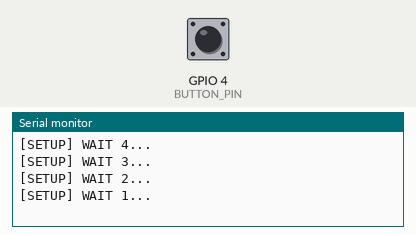
Simulated run of this sketch. Board: ESP8266 (NodeMCU). Parts: the last lines printed to the serial monitor. The test bench sets the inputs (shaded band); at power-on: GPIO 4 (BUTTON_PIN) HIGH. WiFi joins after 1.5 s; servers stay silent unless stated; uploads are accepted with an empty reply.

Above: at 5.2 s.
5.3 s: GPIO 4 (BUTTON_PIN) pulled LOW for 1 s
At 5.66 s:
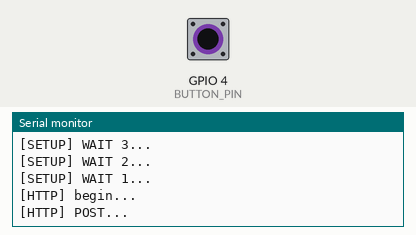
At 6.6 s:
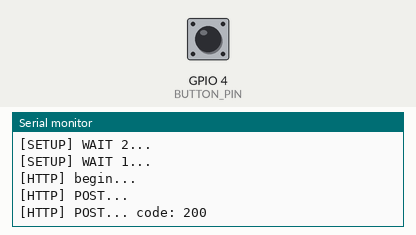
Timing chart, 0 to 8.3 s (numbered marks = the images above; inputs shaded):
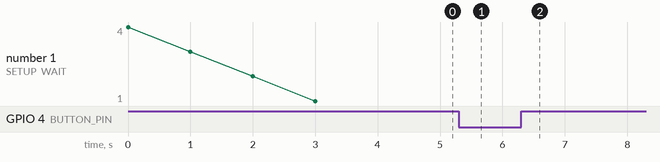

The sketch:

buttons.ino
```cpp
/**
   BasicHTTPClient.ino

    Created on: 24.05.2015

*/

#include <Arduino.h>

#include <ESP8266WiFi.h>
#include <ESP8266WiFiMulti.h>

#include <ESP8266HTTPClient.h>

#include <WiFiClient.h>

ESP8266WiFiMulti WiFiMulti;

#define BUTTON_PIN 4
#define BUTTON_NUMBER 2

void setup() {

  Serial.begin(115200);
  pinMode(BUTTON_PIN, INPUT_PULLUP);
  // Serial.setDebugOutput(true);

  Serial.println();
  Serial.println();
  Serial.println();

  for (uint8_t t = 4; t > 0; t--) {
    Serial.printf("[SETUP] WAIT %d...\n", t);
    Serial.flush();
    delay(1000);
  }

  WiFi.mode(WIFI_STA);
  WiFiMulti.addAP("TrainStuart", "WiFiPassword");
}

void loop() {
  // wait for WiFi connection
  if ((WiFiMulti.run() == WL_CONNECTED)) {

    WiFiClient client;

    HTTPClient http;

    int buttonState = digitalRead(BUTTON_PIN);
    if (buttonState == LOW) {

      Serial.print("[HTTP] begin...\n");
      if (http.begin(client, "http://192.168.137.1:8002/carriage/call/?button_id=" + String(BUTTON_NUMBER))) {  // HTTP

        http.addHeader("Content-Type", "application/json");
        Serial.print("[HTTP] POST...\n");
        // start connection and send HTTP header
        int httpCode = http.POST("");

        // httpCode will be negative on error
        if (httpCode > 0) {
          // HTTP header has been send and Server response header has been handled
          Serial.printf("[HTTP] POST... code: %d\n", httpCode);

          // file found at server
          if (httpCode == HTTP_CODE_OK || httpCode == HTTP_CODE_MOVED_PERMANENTLY) {
            String payload = http.getString();
            Serial.println(payload);
          }
        } else {
          Serial.printf("[HTTP] POST... failed, error: %s\n", http.errorToString(httpCode).c_str());
        }

        http.end();
      } else {
        Serial.println("[HTTP] Unable to connect");
      }
      delay(1000);
    }
    else {
      Serial.println("Not pressed");
    }
  }

  delay(100);
}
```

Measured:
- after the input at 5.3 s, the serial monitor: prints a new line after 0.20 s (image 1)
